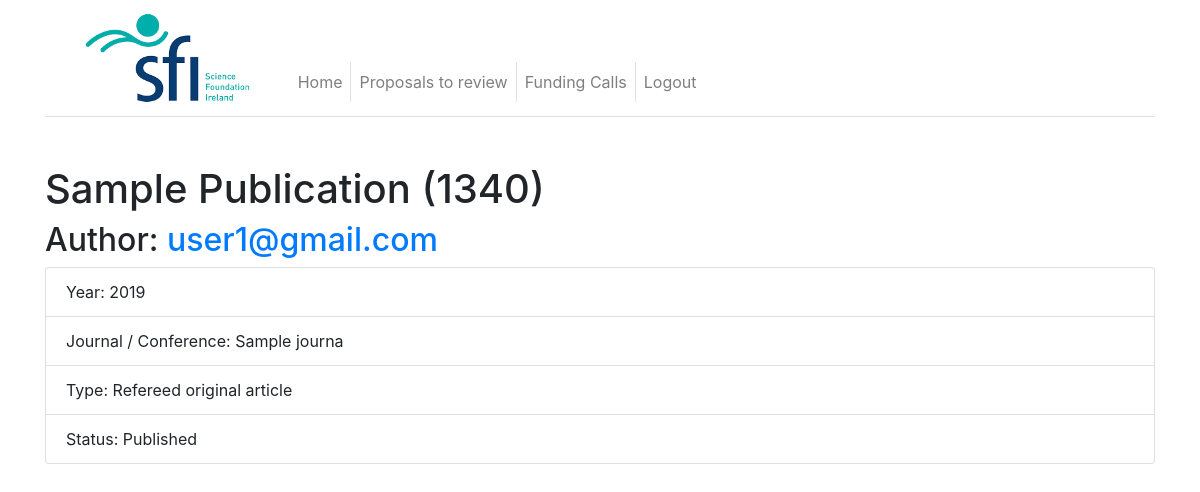
Screenshot of /list_publications/1 (signed in) with the database file from the repository.
### app/models.py (models this page shows, shortened)
class Publication(db.Model):
    id = db.Column(db.Integer, primary_key=True)
    primary_user = db.Column(db.Integer, db.ForeignKey("user.id"))
    year = db.Column(db.Integer)
    type = db.Column(db.String(64))
    status = db.Column(db.String(64))
    doi = db.Column(db.String(64))
    title = db.Column(db.Text)
    journal = db.Column(db.Text)
    user = db.relationship("User")

class User(UserMixin, db.Model):
    id = db.Column(db.Integer, primary_key=True)
    orcid = db.Column(db.String(64), index=True, unique=True)
    username = db.Column(db.String(64), index=True, unique=True)
    email = db.Column(db.String(120), index=True, unique=True)
    password_hash = db.Column(db.String(128))
    is_admin = db.Column(db.Boolean, default=False)
    is_reviewer = db.Column(db.Boolean, default=False)
    posts = db.relationship("Post", backref="author", lazy="dynamic")
    about_me = db.Column(db.String(140))
    last_seen = db.Column(db.DateTime, default=datetime.utcnow)
    groups = db.relationship("GroupMembership", back_populates="user")
    general_information = db.relationship("GeneralInformation", uselist=False)
    education_information = db.relationship("EducationInformation")
    employment_information = db.relationship("EmploymentInformation")
    societies_information = db.relationship("SocietiesInformation")
    awards_information = db.relationship("AwardsInformation")
    funding_diversification = db.relationship("FundingDiversification")
    impacts = db.relationship("Impacts")
    innovation_and_commercialisation = db.relationship("InnovationAndCommercialisation")
    presentations = db.relationship("Presentations")
    academic_collaborations = db.relationship("AcademicCollaborations")
    non_academic_collaborations = db.relationship("NonAcademicCollaborations")
    events = db.relationship("Events")
    communications_overview = db.relationship("CommunicationsOverview")
    sfi_funding_ratio = db.relationship("SfiFundingRatio")
    education_public_engagement = db.relationship("EducationPublicEngagement")
    annual_report = db.relationship("AnnualReport")
    collaborators = db.relationship("Collaborators")

### app/publications.py (the view)
@app.route("/list_publications/<int:id>")
@login_required
def view_publication(id):
    publication = Publication.query.filter_by(id=id).first_or_404()
    author = User.query.filter_by(id=publication.primary_user).first_or_404()
    return render_template("view_publication.html", publication=publication, author=author)

### app/models.py (called while the page is built)
@login.user_loader
def load_user(id):
    return User.query.get(int(id))

### app/routes.py (called while the page is built)
@app.before_request
def before_request():
    if current_user.is_authenticated:
        current_user.last_seen = datetime.utcnow()
        db.session.commit()

### app/templates/view_publication.html (shortened to what this page needs)
{% extends "base.html" %}
{% block content %}
<h1>{{ publication.title }}{% if publication.doi %} ({{ publication.doi }}) {% endif %}</h1>
<h2>Author: <a href="{{ url_for('list_publications', id=author.id) }}">{{ author.email }}</a></h2>
<ul class="list-group">
    <li class="list-group-item">
        Year: {{ publication.year }}
    </li>
    <li class="list-group-item">
        Journal / Conference: {{ publication.journal }}
    </li>
    <li class="list-group-item">
        Type: {{ publication.type }}
    </li>
    <li class="list-group-item">
        Status: {{ publication.status }}
    </li>
</ul>
{% endblock %}

### rows the page displays
Publication: title "Sample Publication", doi "1340", year "2019", journal "Sample journa", type "Refereed original article", status "Published"
User: email "user1@gmail.com"
